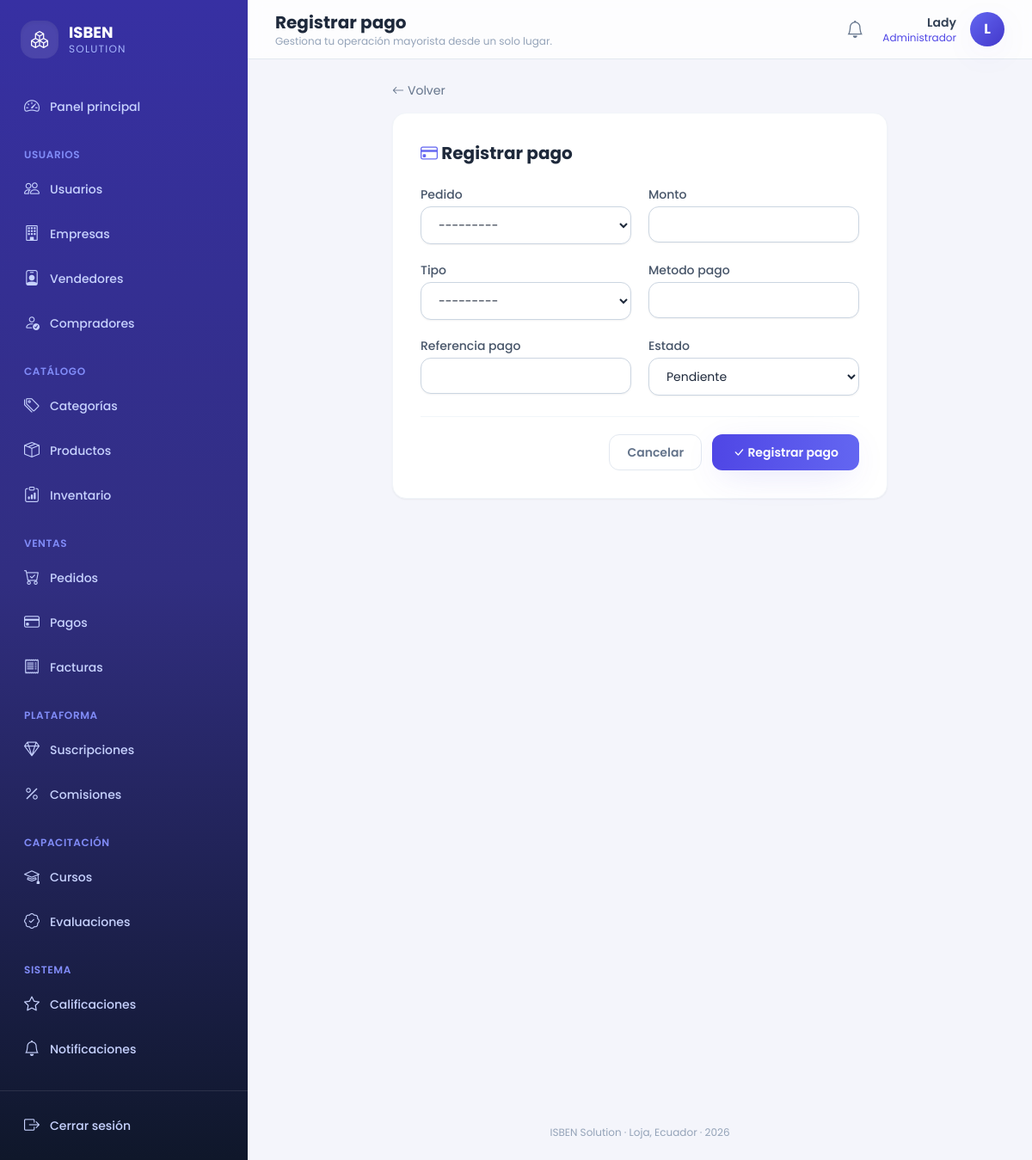
The page /pagos/crear/ (signed in) on the database its author committed.
### core/models.py (models this page shows, shortened)
class Notificacion(models.Model):
    destinatario  = models.ForeignKey(Usuario, on_delete=models.CASCADE,
                                      related_name='notificaciones')
    tipo          = models.CharField(max_length=20, choices=TIPO_NOTIFICACION)
    titulo        = models.CharField(max_length=200)
    mensaje       = models.TextField()
    leida         = models.BooleanField(default=False)
    fecha_envio   = models.DateTimeField(auto_now_add=True)
    fecha_lectura = models.DateTimeField(null=True, blank=True)
    class Meta:
        ordering = ['-fecha_envio']
        verbose_name = 'Notificación'
        verbose_name_plural = 'Notificaciones'

class Usuario(AbstractUser):
    email    = models.EmailField(unique=True)
    telefono = models.CharField(max_length=20, blank=True)
    rol      = models.CharField(max_length=20, choices=ROL_USUARIO)
    fecha_actualizacion = models.DateTimeField(auto_now=True)
    REQUIRED_FIELDS = ['email', 'rol']
    class Meta:
        verbose_name = 'Usuario'
        verbose_name_plural = 'Usuarios'
    def get_nombre_completo(self):
        return self.get_full_name()

### core/views.py (the view)
# urls.py: path('pagos/crear/', views.crear_pago, name='crear_pago'),
@rol_requerido('comprador', 'administrador')
def crear_pago(request):
    form = PagoForm(request.POST or None)
    if request.user.rol == 'comprador':
        form.fields['pedido'].queryset = Pedido.objects.filter(
            comprador=request.user.comprador, estado__in=['creado', 'confirmado']
        )
    if request.method == 'POST' and form.is_valid():
        form.save()
        messages.success(request, "Pago registrado. Quedará confirmado tras su validación.")
        return redirect('lista_pagos')
    return render(request, 'core/pagos/crear.html', {'form': form})

### core/forms.py
class PagoForm(forms.ModelForm):
    class Meta:
        model = Pago
        fields = ['pedido', 'monto', 'tipo', 'metodo_pago', 'referencia_pago', 'estado']

### core/context_processors.py (called while the page is built)
def notificaciones(request):
    if request.user.is_authenticated:
        return {
            'notificaciones_no_leidas_global': request.user.notificaciones.filter(leida=False).count(),
        }
    return {}

### core/models.py (called while the page is built)
    def __str__(self):
        return "Pedido %s - %s - $%s (%s)" % (
            self.numero_pedido,
            self.comprador.usuario.get_nombre_completo(),
            self.total,
            self.estado
        )

### core/templatetags/form_tags.py (called while the page is built)
@register.filter(name="campo")
def campo(field):
    widget = field.field.widget.__class__.__name__
    css = CHECK_CSS if widget == "CheckboxInput" else INPUT_CSS
    if field.errors:
        css += " border-rose-400 focus:border-rose-500 focus:ring-rose-100"
    return field.as_widget(attrs={"class": css})

@register.filter(name="es_textarea")
def es_textarea(field):
    return field.field.widget.__class__.__name__ == "Textarea"

@register.filter(name="es_checkbox")
def es_checkbox(field):
    return field.field.widget.__class__.__name__ == "CheckboxInput"

@register.filter(name="es_multiple")
def es_multiple(field):
    return field.field.widget.__class__.__name__ in ("SelectMultiple", "CheckboxSelectMultiple")

### core/templates/core/pagos/crear.html (shortened to what this page needs)
{% extends 'core/master.html' %}
{% load form_tags %}
{% block header_title %}Registrar pago{% endblock %}
{% block content %}
<div class="mx-auto max-w-xl">
  <a href="{% url 'lista_pagos' %}" class="mb-4 inline-flex items-center gap-1 text-sm text-slate-500 hover:text-brand-600"><i class="bi bi-arrow-left"></i> Volver</a>
  <div class="rounded-2xl border border-slate-100 bg-white p-6 shadow-sm sm:p-8">
    <h2 class="mb-6 text-xl font-bold text-slate-800"><i class="bi bi-credit-card text-brand-500"></i> Registrar pago</h2>
    <form method="post">
      {% include 'core/partials/_form_campos.html' %}
      <div class="mt-6 flex justify-end gap-3 border-t border-slate-100 pt-5">
        <a href="{% url 'lista_pagos' %}" class="rounded-xl border border-slate-200 px-5 py-2.5 text-sm font-semibold text-slate-500 transition hover:border-slate-300 hover:bg-slate-50">Cancelar</a>
        <button type="submit" class="rounded-xl bg-gradient-to-r from-brand-600 to-brand-500 px-6 py-2.5 text-sm font-semibold text-white shadow-soft transition active:scale-[0.98] hover:from-brand-700 hover:to-brand-600"><i class="bi bi-check-lg"></i> Registrar pago</button>
      </div>
    </form>
  </div>
</div>
{% endblock %}

### core/templates/core/master.html (shortened to what this page needs)
{% load static %}
<!DOCTYPE html>
<html lang="es">
<head>
<script src="https://cdn.tailwindcss.com"></script>
<link rel="stylesheet" href="https://cdn.jsdelivr.net/npm/bootstrap-icons@1.11.3/font/bootstrap-icons.min.css">
<link rel="stylesheet" href="{% static 'core/css/estilos.css' %}">
</head>
<body class="font-sans text-slate-700 antialiased" x-data="{ sidebarOpen: false }">
{% if user.is_authenticated %}
<div class="flex min-h-screen">
  <aside
    class="fixed inset-y-0 left-0 z-40 w-72 transform bg-gradient-to-b from-brand-800 via-brand-900 to-slate-900 text-indigo-100 transition-transform duration-300 lg:static lg:translate-x-0"
    :class="sidebarOpen ? 'translate-x-0' : '-translate-x-full'">
    <div class="flex h-full flex-col">
      <div class="flex items-center gap-3 px-6 py-6">
        <div class="flex h-11 w-11 items-center justify-center rounded-2xl bg-white/10 text-xl font-bold text-white shadow-inner">
          <i class="bi bi-boxes"></i>
        </div>
        <div>
          <p class="text-lg font-bold leading-tight text-white">ISBEN</p>
          <p class="text-xs uppercase tracking-widest text-indigo-300">Solution</p>
        </div>
      </div>
      <nav class="mt-2 flex-1 space-y-6 overflow-y-auto px-4 pb-6">
        <div>
          <a href="{% url 'inicio' %}"
             class="group relative flex items-center gap-3 rounded-xl px-3 py-2.5 text-sm font-medium transition {% if request.resolver_match.url_name == 'inicio' %}bg-white/10 text-white shadow-soft{% else %}text-indigo-200 hover:translate-x-0.5 hover:bg-white/5 hover:text-white{% endif %}">
            <i class="bi bi-speedometer2 text-lg"></i> Panel principal
          </a>
        </div>
        {% if user.rol == 'administrador' %}
        <div>
          <p class="px-3 pb-2 text-xs font-semibold uppercase tracking-wider text-indigo-400">Usuarios</p>
          <div class="space-y-1">
            {% include 'core/partials/_nav_link.html' with url_name='lista_usuarios' icon='bi-people' label='Usuarios' %}
            {% include 'core/partials/_nav_link.html' with url_name='lista_empresas' icon='bi-building' label='Empresas' %}
            {% include 'core/partials/_nav_link.html' with url_name='lista_vendedores' icon='bi-person-badge' label='Vendedores' %}
            {% include 'core/partials/_nav_link.html' with url_name='lista_compradores' icon='bi-person-check' label='Compradores' %}
          </div>
        </div>
        {% endif %}
        <div>
          <p class="px-3 pb-2 text-xs font-semibold uppercase tracking-wider text-indigo-400">Catálogo</p>
          <div class="space-y-1">
            {% include 'core/partials/_nav_link.html' with url_name='lista_categorias' icon='bi-tags' label='Categorías' %}
            {% include 'core/partials/_nav_link.html' with url_name='lista_productos' icon='bi-box-seam' label='Productos' %}
            {% if user.rol in 'empresa,administrador' %}
              {% include 'core/partials/_nav_link.html' with url_name='lista_inventario' icon='bi-clipboard-data' label='Inventario' %}
            {% endif %}
          </div>
        </div>
        <div>
          <p class="px-3 pb-2 text-xs font-semibold uppercase tracking-wider text-indigo-400">Ventas</p>
          <div class="space-y-1">
            {% include 'core/partials/_nav_link.html' with url_name='lista_pedidos' icon='bi-cart-check' label='Pedidos' %}
            {% include 'core/partials/_nav_link.html' with url_name='lista_pagos' icon='bi-credit-card' label='Pagos' %}
            {% include 'core/partials/_nav_link.html' with url_name='lista_facturas' icon='bi-receipt' label='Facturas' %}
          </div>
        </div>
        {% if user.rol == 'administrador' or user.rol == 'empresa' %}
        <div>
          <p class="px-3 pb-2 text-xs font-semibold uppercase tracking-wider text-indigo-400">Plataforma</p>
          <div class="space-y-1">
            {% include 'core/partials/_nav_link.html' with url_name='lista_suscripciones' icon='bi-gem' label='Suscripciones' %}
            {% include 'core/partials/_nav_link.html' with url_name='lista_comisiones' icon='bi-percent' label='Comisiones' %}
          </div>
        </div>
        {% endif %}
        <div>
          <p class="px-3 pb-2 text-xs font-semibold uppercase tracking-wider text-indigo-400">Capacitación</p>
          <div class="space-y-1">
            {% include 'core/partials/_nav_link.html' with url_name='lista_cursos' icon='bi-mortarboard' label='Cursos' %}
            {% include 'core/partials/_nav_link.html' with url_name='lista_evaluaciones' icon='bi-patch-check' label='Evaluaciones' %}
          </div>
        </div>
        <div>
          <p class="px-3 pb-2 text-xs font-semibold uppercase tracking-wider text-indigo-400">Sistema</p>
          <div class="space-y-1">
            {% include 'core/partials/_nav_link.html' with url_name='lista_calificaciones' icon='bi-star' label='Calificaciones' %}
            {% include 'core/partials/_nav_link.html' with url_name='lista_notificaciones' icon='bi-bell' label='Notificaciones' %}
          </div>
        </div>
      </nav>
      <div class="border-t border-white/10 p-4">
        <form action="{% url 'logout' %}" method="post">
          <button type="submit" class="flex w-full items-center gap-3 rounded-xl px-3 py-2.5 text-sm font-medium text-indigo-200 transition hover:bg-white/5 hover:text-white">
            <i class="bi bi-box-arrow-right text-lg"></i> Cerrar sesión
          </button>
        </form>
      </div>
    </div>
  </aside>
  <div class="flex min-h-screen flex-1 flex-col lg:pl-0">
    <header class="sticky top-0 z-20 flex items-center justify-between gap-4 border-b border-slate-200 bg-white/80 px-4 py-3 backdrop-blur lg:px-8">
      <div class="flex items-center gap-3">
        <div>
          <h1 class="text-lg font-bold text-slate-800 lg:text-xl">{% block header_title %}{% endblock %}</h1>
          <p class="hidden text-xs text-slate-400 sm:block">{% block header_subtitle %}Gestiona tu operación mayorista desde un solo lugar.{% endblock %}</p>
        </div>
      </div>
      <div class="flex items-center gap-3">
        <a href="{% url 'lista_notificaciones' %}" class="relative grid h-10 w-10 place-items-center rounded-xl text-slate-500 transition hover:bg-slate-100 hover:text-brand-600" title="Notificaciones">
          <i class="bi bi-bell text-xl"></i>
        </a>
        <div class="flex items-center gap-4" x-data="{ open: false }">
          <div class="hidden text-right sm:block">
            <p class="text-sm font-semibold text-slate-700">{{ user.get_full_name|default:user.username }}</p>
            <p class="text-xs capitalize text-brand-600">{{ user.get_rol_display }}</p>
          </div>
          <button @click="open = !open" class="grid h-10 w-10 place-items-center rounded-full bg-gradient-to-br from-brand-500 to-brand-700 font-bold text-white shadow-soft transition hover:shadow-lg">
            {{ user.first_name|slice:":1"|upper|default:user.username|slice:":1"|upper }}
          </button>
        </div>
      </div>
    </header>
    <main class="pagina-contenido flex-1 px-4 py-6 lg:px-8">
      {% block content %}{% endblock %}
    </main>
    <footer class="px-4 py-6 text-center text-xs text-slate-400 lg:px-8">
      ISBEN Solution &middot; Loja, Ecuador &middot; {% now "Y" %}
    </footer>
  </div>
</div>
{% else %}
  {% block auth_content %}{% endblock %}
{% endif %}
</body>
</html>

### core/templates/core/partials/_nav_link.html (shortened to what this page needs)
{% url url_name as nav_url %}
<a href="{{ nav_url }}"
   class="group relative flex items-center gap-3 rounded-xl px-3 py-2.5 text-sm font-medium transition {% if request.resolver_match.url_name == url_name %}bg-white/10 text-white shadow-soft{% else %}text-indigo-200 hover:translate-x-0.5 hover:bg-white/5 hover:text-white{% endif %}">
  <i class="bi {{ icon }} text-lg"></i> {{ label }}
</a>

### core/templates/core/master.html (style rules this page uses)
body { background: #f4f5fb; }
main.pagina-contenido { animation: fadeInUp 0.35s ease-out; }
a, button { -webkit-tap-highlight-color: transparent; }

### rows shown on the page
Notificacion: tipo "Inventario"
Usuario: get_full_name "Lady", rol "Administrador", first_name "L"

### other values the page prints
{{ label }} "Usuarios Empresas Vendedores Compradores Categorías Productos Pedidos Pagos Facturas Suscripciones Comisiones Cursos Evaluaciones Calificaciones Notificaciones"
{{ field.label }} "Pedido" "Monto" "Tipo" "Metodo pago" "Referencia pago" "Estado"
